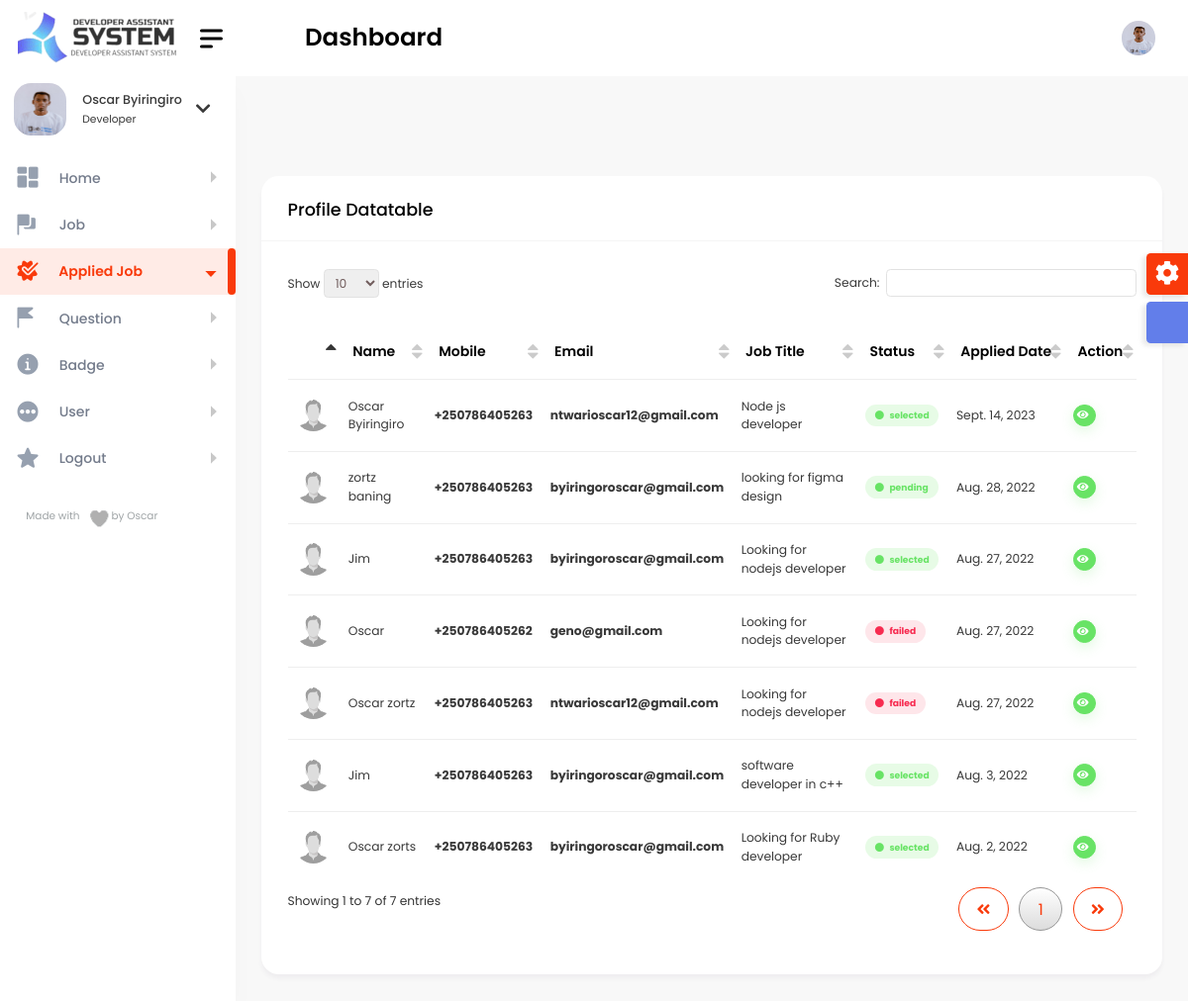
Screenshot of /super_admin/applied_job_super/ (signed in) with the database file from the repository.
### authentication/models.py (models this page shows, shortened)
class Profile(models.Model):
    user = models.OneToOneField(User, on_delete=models.CASCADE)
    user_image = models.ImageField(upload_to='images/', default='profile.png', null=True, blank=True)
    location = models.CharField(max_length=100, null=True, blank=True)
    about_me = models.TextField(null=True, blank=True)
    github_link = models.URLField(default='https://github.com/', null=True, blank=True)
    website_link = models.URLField(default='https://www.google.com/', null=True, blank=True)
    backend_development = models.PositiveIntegerField(null=True, blank=True)
    frontend_development = models.PositiveIntegerField(null=True, blank=True)
    hardware = models.PositiveIntegerField(null=True, blank=True)
    uiandux = models.PositiveIntegerField(null=True, blank=True)
    artificial_intelligence = models.PositiveIntegerField(null=True, blank=True)
    badge = models.BooleanField(default=False)
    date_created = models.DateField(default=now)

class User(AbstractBaseUser):
    full_name = models.CharField(max_length=255, null=False)
    email = models.EmailField(
        verbose_name='email address',
        max_length=255,
        unique=True,
    )
    phone_number = PhoneNumberField(unique=True)
    is_verified = models.BooleanField(default=False)
    is_two_f_enable = models.BooleanField(default=False)
    is_active = models.BooleanField(default=True)
    staff = models.BooleanField(default=False)
    admin = models.BooleanField(default=False)
    USERNAME_FIELD = 'email'
    REQUIRED_FIELDS = ['full_name', 'phone_number']
    objects = UserManager()
    class Meta:
        app_label = 'authentication'

### questions/models.py (models this page shows, shortened)
class Applied_job(models.Model):
    job = models.ForeignKey(Job_work, on_delete=models.CASCADE)
    full_name = models.CharField(max_length=100)
    email = models.EmailField()
    phone_number = PhoneNumberField()
    residence = models.CharField(max_length=100)
    current_company = models.CharField(max_length=100, null=True, blank=True)
    resume = models.FileField()
    linkedin_url = models.URLField()
    biography = models.TextField()
    rejected_apply = models.BooleanField(default=False)
    hired_apply = models.BooleanField(default=False)
    interview = models.BooleanField(default=False)
    applied_date = models.DateField(auto_now_add=True)
    class Meta:
        verbose_name_plural = 'Job Applied'

class Job_work(models.Model):
    job_owner = models.ForeignKey(User, on_delete=models.CASCADE, default=1)
    title_developer = models.CharField(max_length=250)
    title_task = models.CharField(max_length=250)
    amount_range_start = models.PositiveIntegerField()
    amount_range_end = models.PositiveIntegerField()
    tags = models.CharField(max_length=250)
    job_description = models.TextField()
    experience = models.CharField(max_length=250)
    job_type = models.CharField(max_length=250)
    enable_remote = models.BooleanField()
    country_location = models.CharField(max_length=250)
    viewed = models.PositiveIntegerField(default=0)
    job_hired = models.BooleanField(default=False)
    published_date = models.DateField(auto_now_add=True)
    expire_date = models.DateField()
    class Meta:
        verbose_name_plural = 'Job'

### super_admin/decorators.py (the view)
    def wrapper_func(request, *args, **kwargs):
        if not request.user.is_authenticated:
            return redirect('super_login')
        if not request.user.admin:
            return redirect('super_login')
        else:
            return view_func(request, *args, **kwargs)

### super_admin/views.py (called while the page is built)
@is_admin_user
def applied_job_super(request):
    job_apply = Applied_job.objects.all().order_by('-applied_date')
    context = {
        'person_job': job_apply
    }
    return render(request, 'applied_job_super.html', context)

### super_admin/templates/applied_job_super.html (shortened to what this page needs)
{% include 'super_admin/base.html' %}
{% load static %}
{% block content %}
        <div class="content-body">
            <div class="container-fluid">
                <div class="row">
                    <div class="col-12">
                        <div class="card">
                            <div class="card-header">
                                <h4 class="card-title">Profile Datatable</h4>
                            </div>
                            <div class="card-body">
                                <div class="table-responsive">
                                    <table id="example3" class="display" style="min-width: 845px">
                                        <thead>
                                            <tr>
                                                <th></th>
                                                <th>Name</th>
                                                <th>Mobile</th>
                                                <th>Email</th>
                                                <th>Job title</th>
                                                <th>Status</th>
                                                <th>Applied Date</th>
                                                <th>Action</th>
                                            </tr>
                                        </thead>
                                        <tbody>
                                        {% for person in person_job %}
                                            <tr>
                                                <td><img class="rounded-circle" width="35" src="{% static 'profile.png' %}" alt=""></td>
                                                <td>{{ person.full_name }}</td>
                                                <td><a href="javascript:void(0);"><strong>{{ person.phone_number }}</strong></a></td>
                                                <td><a href="javascript:void(0);"><strong>{{ person.email }}</strong></a></td>
                                                <td>{{ person.job.title_developer }}</td>
                                                <td>
                                                    {% if person.hired_apply %}
                                                        <span class="badge light badge-success">
														<i class="fa fa-circle text-success me-1"></i>
														selected
													</span>
                                                        {% elif not person.hired_apply and person.job.job_hired %}
                                                        <span class="badge light badge-danger">
														<i class="fa fa-circle text-danger me-1"></i>
														failed
													</span>
                                                    {% elif not person.rejected_apply or not person.job.job_hired %}
													<span class="badge light badge-success">
														<i class="fa fa-circle text-success me-1"></i>
														pending
													</span>
                                                        {% else %}
                                                        <span class="badge light badge-success">
														<i class="fa fa-circle text-danger me-1"></i>
														failed
													</span>
                                                    {% endif %}
												</td>
                                                <td>{{ person.applied_date }}</td>
                                                <td>
													<div class="d-flex">
                                                        <a href="{% url 'applied_job_profile_super' person.id %}" class="btn btn-success shadow btn-xs sharp me-1"><i class="fa fa-eye me-2"></i></a>
													</div>
												</td>
                                            </tr>
                                        {% endfor %}
                                        </tbody>
                                    </table>
                                </div>
                            </div>
                        </div>
                    </div>
				</div>
            </div>
        </div>
{% endblock %}

### templates/super_admin/base.html (shortened to what this page needs)
<!DOCTYPE html>
{% load static %}
{% load unicorn %}
<html lang="en">
<head>
    <link href="{% static 'dashboard/vendor/datatables/css/jquery.dataTables.min.css' %}" rel="stylesheet">
	<link href="{% static 'dashboard/vendor/jquery-nice-select/css/nice-select.css' %}" rel="stylesheet">
	<link href="{% static 'dashboard/vendor/owl-carousel/owl.carousel.css' %}" rel="stylesheet">
    <link href="{% static 'dashboard/css/style.css' %}" rel="stylesheet">
    <link href="{% static 'input_tag/tagify.css' %}" rel="stylesheet">
</head>
<body>
    <div id="main-wrapper">
        <div class="nav-header">
            <a href="{% url 'user_home' %}" class="brand-logo">
				<img src="{% static 'home/images/logo-black.png' %}" />
            </a>
            <div class="nav-control">
                <div class="hamburger">
                    <span class="line"></span><span class="line"></span><span class="line"></span>
                </div>
            </div>
        </div>
        <div class="header">
            <div class="header-content">
                <nav class="navbar navbar-expand">
                    <div class="collapse navbar-collapse justify-content-between">
                        <div class="header-left">
							<div class="dashboard_bar">
                                Dashboard
                            </div>
                        </div>
                        <ul class="navbar-nav header-right">
							<li class="nav-item dropdown header-profile">
                                <a class="nav-link" href="javascript:void(0);" role="button" data-bs-toggle="dropdown">
                                    <img src="{{ profile.user_image.url }}" width="20" alt=""/>
                                </a>
                            </li>
                        </ul>
                    </div>
				</nav>
			</div>
		</div>
        {% include 'partial/super_admin_dashboard.html' %}
        <div class="footer">
            <div class="copyright">
                <p>Copyright © Designed &amp; Developed by <a href="" target="_blank">Oscar</a> 2022</p>
            </div>
        </div>
	</div>
</body>
</html>

### templates/partial/super_admin_dashboard.html (shortened to what this page needs)
{% load static %}
<div class="dlabnav">
            <div class="dlabnav-scroll">
				<div class="dropdown header-profile2 ">
					<a class="nav-link " href="javascript:void(0);"  role="button" data-bs-toggle="dropdown">
						<div class="header-info2 d-flex align-items-center">
							<img src="{{ profile.user_image.url }}" alt=""/>
							<div class="d-flex align-items-center sidebar-info">
								<div>
									<span class="font-w400 d-block">{{ user.full_name }}</span>
									<small class="text-end font-w400">Developer</small>
								</div>
								<i class="fas fa-chevron-down"></i>
							</div>
						</div>
					</a>
				</div>
				<ul class="metismenu" id="menu">
                    <li><a class="has-arrow " href="{% url 'home_super' %}" aria-expanded="false">
							<span class="nav-text">Home</span>
						</a>
                    </li>
					<li><a class="has-arrow " href="{% url 'all_job_super' %}" aria-expanded="false">
							<span class="nav-text">Job</span>
						</a>
                    </li>
                    <li><a class="has-arrow " href="{% url 'applied_job_super' %}" aria-expanded="false">
							<span class="nav-text">Applied Job</span>
						</a>
					</li>
                    <li><a class="has-arrow " href="{% url 'question_super' %}" aria-expanded="false">
							<span class="nav-text">Question</span>
						</a>
					</li>
                    <li><a class="has-arrow " href="{% url 'all_badge_super' %}" aria-expanded="false">
							<span class="nav-text">Badge</span>
						</a>
                    </li>
                    <li><a class="has-arrow " href="{% url 'all_user_super' %}" aria-expanded="false">
							<span class="nav-text">User</span>
						</a>
                    </li>
                    <li><a class="has-arrow " href="{% url 'logout_super' %}" aria-expanded="false">
							<span class="nav-text">Logout</span>
						</a>
                    </li>
                </ul>
				<div class="copyright">
					<p class="fs-12">Made with <span class="heart"></span> by Oscar</p>
				</div>
			</div>
        </div>

### static/input_tag/tagify.css (style rules this page uses)
:root { --tagify-dd-color-primary:rgb(53,149,246);--tagify-dd-bg-color:white;--tagify-dd-item-pad:.3em .5em }

### rows the page displays
Profile: user_image (picture)
User: full_name "Oscar Byiringiro"
Applied_job: full_name "Oscar Byiringiro", phone_number "+250786405263", email "ntwarioscar12@gmail.com", job.title_developer "Node js developer", hired_apply "selected", applied_date "Sept. 14, 2023"
Applied_job: full_name "zortz baning", phone_number "+250786405263", email "byiringoroscar@gmail.com", job.title_developer "looking for figma design", rejected_apply False (drawn), hired_apply "pending", applied_date "Aug. 28, 2022"
Applied_job: full_name "Jim", phone_number "+250786405263", email "byiringoroscar@gmail.com", job.title_developer "Looking for nodejs developer", hired_apply "selected", applied_date "Aug. 27, 2022"
Applied_job: full_name "Oscar", phone_number "+250786405262", email "geno@gmail.com", job.title_developer "Looking for nodejs developer", hired_apply False (drawn), applied_date "Aug. 27, 2022"
Applied_job: full_name "Oscar zortz", phone_number "+250786405263", email "ntwarioscar12@gmail.com", job.title_developer "Looking for nodejs developer", hired_apply False (drawn), applied_date "Aug. 27, 2022"
Applied_job: full_name "Jim", phone_number "+250786405263", email "byiringoroscar@gmail.com", job.title_developer "software developer in c++", hired_apply "selected", applied_date "Aug. 3, 2022"
Applied_job: full_name "Oscar zorts", phone_number "+250786405263", email "byiringoroscar@gmail.com", job.title_developer "Looking for Ruby developer", hired_apply "selected", applied_date "Aug. 2, 2022"
